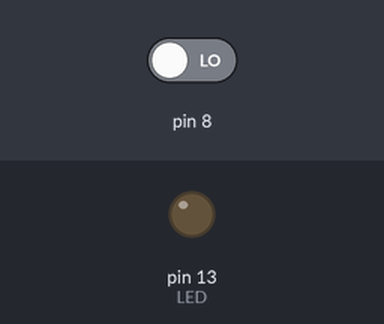
Bench run of a sketch on a simulated Arduino Uno, built with avr-gcc and run on an emulated ATmega328P. Parts: output pins drawn as LEDs (lit = HIGH). Inputs (shaded band) come from the test bench; at power-on: pin 8 LOW.

Above: at 1.2 s.
1.3 s: pin 8 driven HIGH
At 2.0 s:
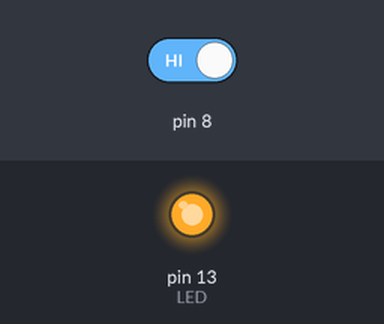
2.8 s: pin 8 driven LOW
At 3.1 s:
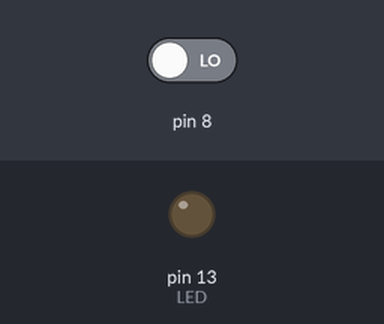
Timing chart, 0 to 5.8 s (numbered marks = the images above; inputs shaded):
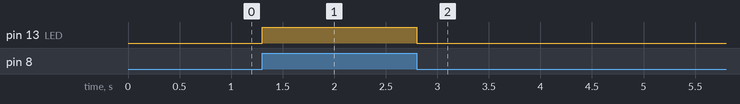

Measured:
- after the input at 1.3 s, pin 13 (LED): LOW → HIGH at once
- after the input at 2.8 s, pin 13 (LED): HIGH → LOW at once

The sketch:

PCINT_interrupt.ino
```cpp
#include<avr/io.h>

ISR(PCINT0_vect) {
    PORTB ^= (1 << 5); // Toggle LED on Pin D13 (PB5)
}
void setup()
{
  // put your setup code here, to run once:
  DDRB |= (1<<5);
  PORTB &= ~(1<<5);

  PCICR |= (1<<0);
  PCMSK0 |= (1 << 0);

}

void loop() {
  // put your main code here, to run repeatedly:

}
```
